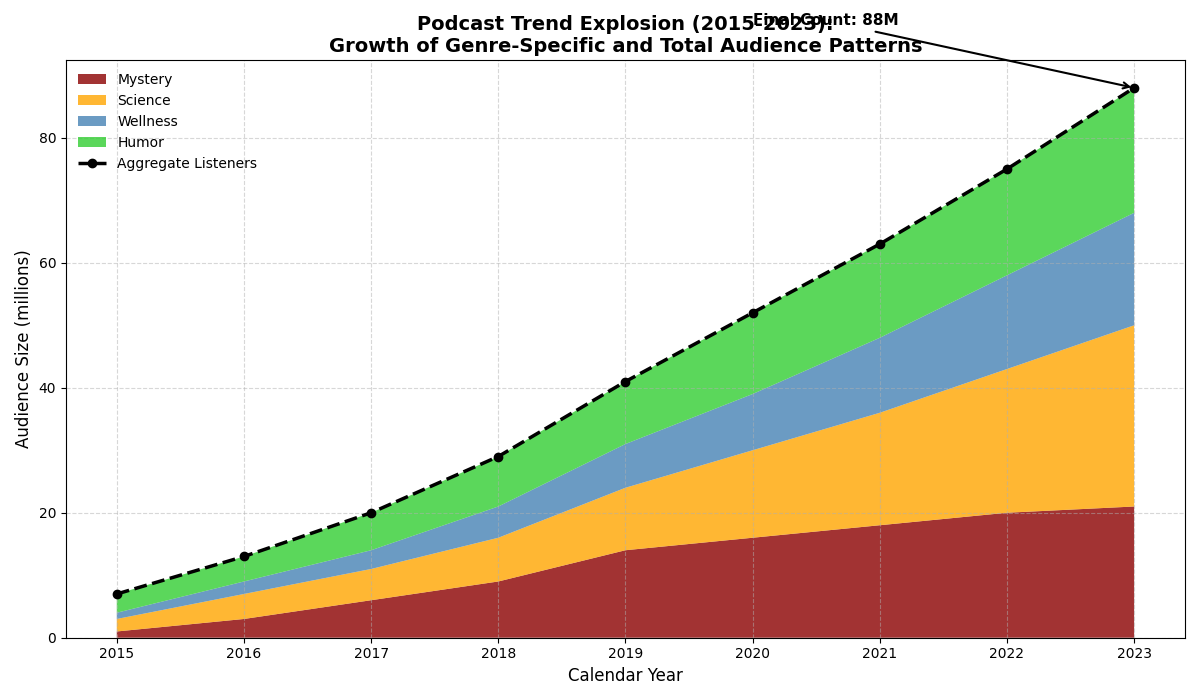

The script that drew this image:
import matplotlib.pyplot as plt
import numpy as np

years = np.arange(2015, 2024)

podcast_data = {
    'Mystery': np.array([1, 3, 6, 9, 14, 16, 18, 20, 21]),
    'Science': np.array([2, 4, 5, 7, 10, 14, 18, 23, 29]),
    'Wellness': np.array([1, 2, 3, 5, 7, 9, 12, 15, 18]),
    'Humor': np.array([3, 4, 6, 8, 10, 13, 15, 17, 20]),
}

values = np.array(list(podcast_data.values()))
cumulative_listeners = values.sum(axis=0)

fig, ax = plt.subplots(figsize=(12, 7))

ax.stackplot(years, values, labels=podcast_data.keys(), colors=['#8b0000', '#ffa500', '#4682b4', '#32cd32'], alpha=0.8)

ax.plot(years, cumulative_listeners, color='black', linewidth=2.5, linestyle='--', marker='o', label='Aggregate Listeners')

ax.set_title('Podcast Trend Explosion (2015-2023):\nGrowth of Genre-Specific and Total Audience Patterns', fontsize=14, fontweight='bold')
ax.set_xlabel('Calendar Year', fontsize=12)
ax.set_ylabel('Audience Size (millions)', fontsize=12)

ax.annotate(f'Final Count: {cumulative_listeners[-1]}M', xy=(2023, cumulative_listeners[-1]), xytext=(2020, cumulative_listeners[-1] + 10),
            arrowprops=dict(facecolor='gray', arrowstyle='->', lw=1.5),
            fontsize=11, fontweight='bold', color='black')

ax.legend(loc='upper left', frameon=False)
ax.grid(linestyle='--', alpha=0.5)

plt.tight_layout()
plt.show()
